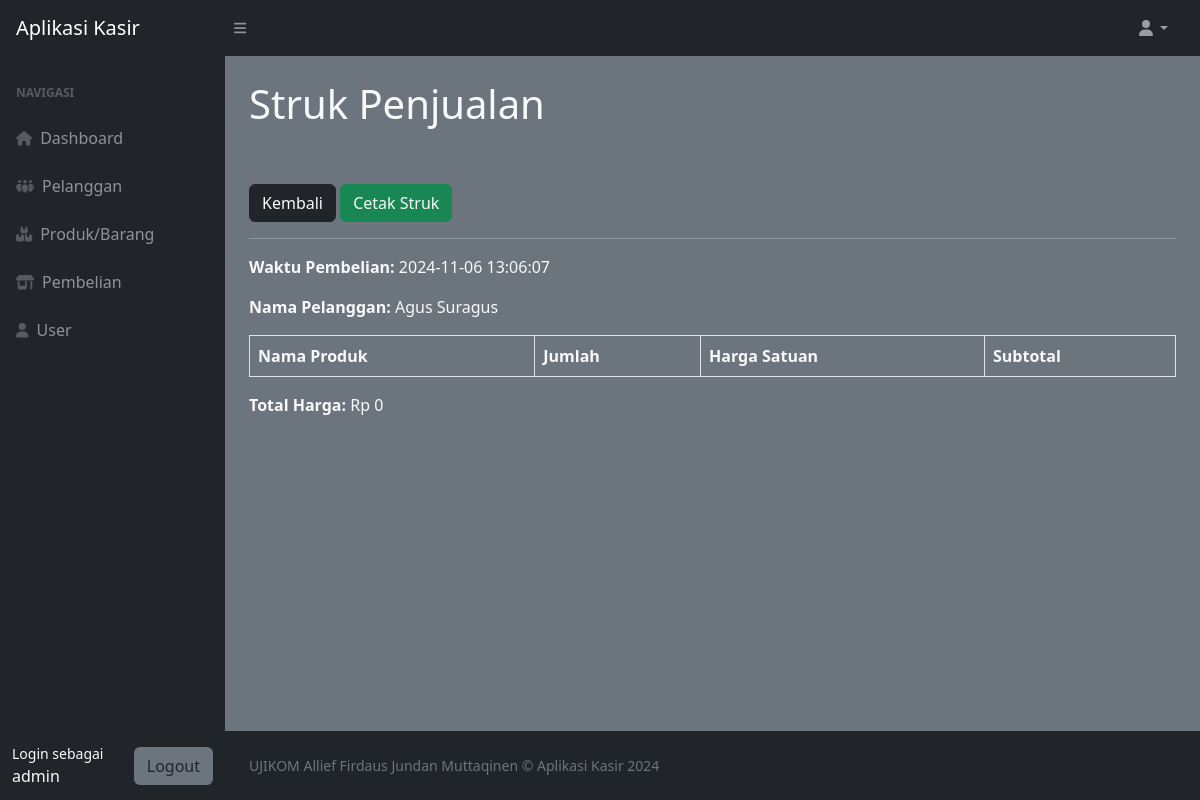
The app's page /index.php?page=pembelian_detail&&id=76 (signed in) with its own data.
### tables this page shows
CREATE TABLE `penjualan` (
  `id_penjualan` int(11) NOT NULL,
  `tanggal_penjualan` datetime DEFAULT NULL,
  `total_harga` int(15) DEFAULT NULL,
  `id_pelanggan` int(11) DEFAULT NULL
);

CREATE TABLE `pelanggan` (
  `id_pelanggan` int(11) NOT NULL,
  `nama_pelanggan` varchar(255) DEFAULT NULL,
  `alamat` text DEFAULT NULL,
  `no_telepon` varchar(15) DEFAULT NULL
);

### pembelian_detail.php (the view, shortened to what this page needs)
<?php
$id_penjualan = $_GET['id'];
$query_info = mysqli_query($koneksi, "
    SELECT penjualan.tanggal_penjualan, pelanggan.nama_pelanggan, penjualan.total_harga
    FROM penjualan
    JOIN pelanggan ON penjualan.id_pelanggan = pelanggan.id_pelanggan
    WHERE penjualan.id_penjualan = '$id_penjualan'
");
$info = mysqli_fetch_array($query_info);
$tanggal_penjualan = $info['tanggal_penjualan'];
$nama_pelanggan = $info['nama_pelanggan'];
?>
<div class="container-fluid px-4 text-light">
    <h1 class="mt-4">Struk Penjualan</h1>
    <br>
    <br>
    <a href="?page=pembelian" class="btn btn-dark text-light">Kembali</a>
    <a href="cetak_struk.php?id=<?php echo $id_penjualan; ?>" target="_blank" class="btn btn-success text-light">Cetak
        Struk</a>
    <hr>
    <p><strong>Waktu Pembelian:</strong> <?php echo $tanggal_penjualan; ?></p>
    <p><strong>Nama Pelanggan:</strong> <?php echo $nama_pelanggan; ?></p>
    <table class="table table-bordered text-light">
        <thead>
            <tr>
                <th>Nama Produk</th>
                <th>Jumlah</th>
                <th>Harga Satuan</th>
                <th>Subtotal</th>
            </tr>
        </thead>
            <?php
            $total_harga_struk = 0;
                ?>
    </table>
    <p><strong>Total Harga:</strong> Rp <?php echo number_format($total_harga_struk, 0, ',', '.'); ?></p>
</div>

### records on screen
penjualan: tanggal_penjualan "2024-11-06 13:06:07", id_pelanggan.nama_pelanggan "Agus Suragus"

### other values on screen
$_SESSION['user']['nama'] "admin"
$total_harga_struk "0"
